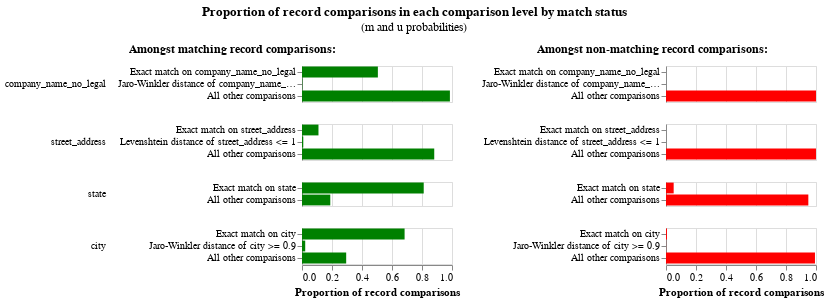

This figure's notebook cell:
### Code cell
linker.visualisations.m_u_parameters_chart()

### Figure 1 — Vega-Lite specification as saved in the notebook (floating-point values rounded to 4 significant figures)
{"config": {"view": {"continuousWidth": 300, "continuousHeight": 300, "discreteHeight": 300, "discreteWidth": 400}, "header": {"title": null}, "title": {"anchor": "middle", "offset": 10}}, "hconcat": [{"mark": "bar", "encoding": {"color": {"value": "green"}, "row": {"field": "comparison_name", "header": {"labelAlign": "left", "labelAnchor": "middle", "labelAngle": 0}, "sort": {"field": "comparison_sort_order"}, "type": "nominal"}, "tooltip": [{"field": "comparison_name", "title": "Comparison name", "type": "nominal"}, {"field": "label_for_charts", "title": "Label", "type": "ordinal"}, {"field": "sql_condition", "title": "SQL condition", "type": "nominal"}, {"field": "m_probability", "format": ".10~g", "title": "M probability", "type": "quantitative"}, {"field": "u_probability", "format": ".10~g", "title": "U probability", "type": "quantitative"}, {"field": "bayes_factor", "format": ",.6f", "title": "Bayes factor = m/u", "type": "quantitative"}, {"field": "log2_bayes_factor", "format": ".4~g", "title": "Match weight = log2(m/u)", "type": "quantitative"}, {"field": "bayes_factor_description", "title": "Match weight description", "type": "nominal"}, {"field": "m_probability_description", "title": "m probability description", "type": "nominal"}, {"field": "u_probability_description", "title": "u probability description", "type": "nominal"}], "x": {"axis": {"title": "Proportion of record comparisons"}, "field": "m_probability", "type": "quantitative"}, "y": {"axis": {"title": null}, "field": "label_for_charts", "sort": {"field": "comparison_vector_value", "order": "descending"}, "type": "nominal"}}, "height": {"step": 12}, "resolve": {"scale": {"y": "independent"}}, "title": {"text": "Amongst matching record comparisons:", "fontSize": 12, "fontWeight": "bold"}, "transform": [{"filter": "(datum.bayes_factor != 'no-op filter due to vega lite issue 4680')"}], "width": 150}, {"mark": "bar", "encoding": {"color": {"value": "red"}, "row": {"field": "comparison_name", "header": {"labels": false}, "sort": {"field": "comparison_sort_order"}, "type": "nominal"}, "tooltip": [{"field": "comparison_name", "title": "Comparison name", "type": "nominal"}, {"field": "label_for_charts", "title": "Label", "type": "ordinal"}, {"field": "sql_condition", "title": "SQL condition", "type": "nominal"}, {"field": "m_probability", "format": ".10~g", "title": "M probability", "type": "quantitative"}, {"field": "u_probability", "format": ".10~g", "title": "U probability", "type": "quantitative"}, {"field": "bayes_factor", "format": ",.6f", "title": "Bayes factor = m/u", "type": "quantitative"}, {"field": "log2_bayes_factor", "format": ".4~g", "title": "Match weight = log2(m/u)", "type": "quantitative"}, {"field": "bayes_factor_description", "title": "Match weight description", "type": "nominal"}, {"field": "m_probability_description", "title": "m probability description", "type": "nominal"}, {"field": "u_probability_description", "title": "u probability description", "type": "nominal"}], "x": {"axis": {"title": "Proportion of record comparisons"}, "field": "u_probability", "type": "quantitative"}, "y": {"axis": {"title": null}, "field": "label_for_charts", "sort": {"field": "comparison_vector_value", "order": "descending"}, "type": "nominal"}}, "height": {"step": 12}, "resolve": {"scale": {"y": "independent"}}, "title": {"text": "Amongst non-matching record comparisons:", "fontSize": 12, "fontWeight": "bold"}, "transform": [{"filter": "(datum.bayes_factor != 'no-op filter2 due to vega lite issue 4680')"}], "width": 150}], "data": {"name": "data-dc74bccc7251002cb1499c8a0408d184"}, "title": {"text": "Proportion of record comparisons in each comparison level by match status", "subtitle": "(m and u probabilities)"}, "$schema": "https://vega.github.io/schema/vega-lite/v5.9.3.json", "datasets": {"data-dc74bccc7251002cb1499c8a0408d184": [{"comparison_name": "company_name_no_legal", "sql_condition": "\"company_name_no_legal_l\" = \"company_name_no_legal_r\"", "label_for_charts": "Exact match on company_name_no_legal", "m_probability": 0.5058, "u_probability": 7.756e-07, "m_probability_description": "Amongst matching record comparisons, 50.58% of records (i.e. one in 1.977) are in the exact match on company_name_no_legal comparison level", "u_probability_description": "Amongst non-matching record comparisons, 7.756e-05% of records (i.e. one in 1,289,362) are in the exact match on company_name_no_legal comparison level", "has_tf_adjustments": true, "tf_adjustment_column": "company_name_no_legal", "tf_adjustment_weight": 1.0, "is_null_level": false, "bayes_factor": 652200.0, "log2_bayes_factor": 19.31, "comparison_vector_value": 2, "max_comparison_vector_value": 2, "bayes_factor_description": "If comparison level is `exact match on company_name_no_legal` then comparison is 652,179 times more likely to be a match", "probability_two_random_records_match": 2.374e-06, "comparison_sort_order": 0}, {"comparison_name": "company_name_no_legal", "sql_condition": "jaro_winkler_similarity(\"company_name_no_legal_l\", \"company_name_no_legal_r\") >= 0.95", "label_for_charts": "Jaro-Winkler distance of company_name_no_legal >= 0.95", "m_probability": 0.002325, "u_probability": 4.077e-07, "m_probability_description": "Amongst matching record comparisons, 0.2325% of records (i.e. one in 430) are in the jaro-winkler distance of company_name_no_legal >= 0.95 comparison level", "u_probability_description": "Amongst non-matching record comparisons, 4.077e-05% of records (i.e. one in 2,452,933) are in the jaro-winkler distance of company_name_no_legal >= 0.95 comparison level", "has_tf_adjustments": false, "tf_adjustment_column": null, "tf_adjustment_weight": 1.0, "is_null_level": false, "bayes_factor": 5704.0, "log2_bayes_factor": 12.48, "comparison_vector_value": 1, "max_comparison_vector_value": 2, "bayes_factor_description": "If comparison level is `jaro-winkler distance of company_name_no_legal >= 0.95` then comparison is 5,704 times more likely to be a match", "probability_two_random_records_match": 2.374e-06, "comparison_sort_order": 0}, {"comparison_name": "company_name_no_legal", "sql_condition": "ELSE", "label_for_charts": "All other comparisons", "m_probability": 0.986, "u_probability": 1.0, "m_probability_description": "Amongst matching record comparisons, 98.6% of records (i.e. one in 1.014) are in the all other comparisons comparison level", "u_probability_description": "Amongst non-matching record comparisons, 100% of records (i.e. one in 1) are in the all other comparisons comparison level", "has_tf_adjustments": false, "tf_adjustment_column": null, "tf_adjustment_weight": 1.0, "is_null_level": false, "bayes_factor": 0.986, "log2_bayes_factor": -0.02027, "comparison_vector_value": 0, "max_comparison_vector_value": 2, "bayes_factor_description": "If comparison level is `all other comparisons` then comparison is 1.014 times less likely to be a match", "probability_two_random_records_match": 2.374e-06, "comparison_sort_order": 0}, {"comparison_name": "street_address", "sql_condition": "\"street_address_l\" = \"street_address_r\"", "label_for_charts": "Exact match on street_address", "m_probability": 0.1098, "u_probability": 1.162e-05, "m_probability_description": "Amongst matching record comparisons, 10.98% of records (i.e. one in 9.103) are in the exact match on street_address comparison level", "u_probability_description": "Amongst non-matching record comparisons, 0.001162% of records (i.e. one in 86,031) are in the exact match on street_address comparison level", "has_tf_adjustments": true, "tf_adjustment_column": "street_address", "tf_adjustment_weight": 1.0, "is_null_level": false, "bayes_factor": 9450.0, "log2_bayes_factor": 13.21, "comparison_vector_value": 2, "max_comparison_vector_value": 2, "bayes_factor_description": "If comparison level is `exact match on street_address` then comparison is 9,450 times more likely to be a match", "probability_two_random_records_match": 2.374e-06, "comparison_sort_order": 1}, {"comparison_name": "street_address", "sql_condition": "levenshtein(\"street_address_l\", \"street_address_r\") <= 1", "label_for_charts": "Levenshtein distance of street_address <= 1", "m_probability": 0.008523, "u_probability": 2.002e-05, "m_probability_description": "Amongst matching record comparisons, 0.8523% of records (i.e. one in 117) are in the levenshtein distance of street_address <= 1 comparison level", "u_probability_description": "Amongst non-matching record comparisons, 0.002002% of records (i.e. one in 49,960) are in the levenshtein distance of street_address <= 1 comparison level", "has_tf_adjustments": false, "tf_adjustment_column": null, "tf_adjustment_weight": 1.0, "is_null_level": false, "bayes_factor": 425.8, "log2_bayes_factor": 8.734, "comparison_vector_value": 1, "max_comparison_vector_value": 2, "bayes_factor_description": "If comparison level is `levenshtein distance of street_address <= 1` then comparison is 426 times more likely to be a match", "probability_two_random_records_match": 2.374e-06, "comparison_sort_order": 1}, {"comparison_name": "street_address", "sql_condition": "ELSE", "label_for_charts": "All other comparisons", "m_probability": 0.8816, "u_probability": 1.0, "m_probability_description": "Amongst matching record comparisons, 88.16% of records (i.e. one in 1.134) are in the all other comparisons comparison level", "u_probability_description": "Amongst non-matching record comparisons, 100% of records (i.e. one in 1) are in the all other comparisons comparison level", "has_tf_adjustments": false, "tf_adjustment_column": null, "tf_adjustment_weight": 1.0, "is_null_level": false, "bayes_factor": 0.8817, "log2_bayes_factor": -0.1817, "comparison_vector_value": 0, "max_comparison_vector_value": 2, "bayes_factor_description": "If comparison level is `all other comparisons` then comparison is 1.134 times less likely to be a match", "probability_two_random_records_match": 2.374e-06, "comparison_sort_order": 1}, {"comparison_name": "state", "sql_condition": "\"state_l\" = \"state_r\"", "label_for_charts": "Exact match on state", "m_probability": 0.8114, "u_probability": 0.05112, "m_probability_description": "Amongst matching record comparisons, 81.14% of records (i.e. one in 1.232) are in the exact match on state comparison level", "u_probability_description": "Amongst non-matching record comparisons, 5.112% of records (i.e. one in 19.56) are in the exact match on state comparison level", "has_tf_adjustments": true, "tf_adjustment_column": "state", "tf_adjustment_weight": 1.0, "is_null_level": false, "bayes_factor": 15.87, "log2_bayes_factor": 3.989, "comparison_vector_value": 1, "max_comparison_vector_value": 1, "bayes_factor_description": "If comparison level is `exact match on state` then comparison is 15.87 times more likely to be a match", "probability_two_random_records_match": 2.374e-06, "comparison_sort_order": 2}, {"comparison_name": "state", "sql_condition": "ELSE", "label_for_charts": "All other comparisons", "m_probability": 0.1886, "u_probability": 0.9489, "m_probability_description": "Amongst matching record comparisons, 18.86% of records (i.e. one in 5.304) are in the all other comparisons comparison level", "u_probability_description": "Amongst non-matching record comparisons, 94.89% of records (i.e. one in 1.054) are in the all other comparisons comparison level", "has_tf_adjustments": false, "tf_adjustment_column": null, "tf_adjustment_weight": 1.0, "is_null_level": false, "bayes_factor": 0.1987, "log2_bayes_factor": -2.331, "comparison_vector_value": 0, "max_comparison_vector_value": 1, "bayes_factor_description": "If comparison level is `all other comparisons` then comparison is 5.032 times less likely to be a match", "probability_two_random_records_match": 2.374e-06, "comparison_sort_order": 2}, {"comparison_name": "city", "sql_condition": "\"city_l\" = \"city_r\"", "label_for_charts": "Exact match on city", "m_probability": 0.684, "u_probability": 0.006331, "m_probability_description": "Amongst matching record comparisons, 68.4% of records (i.e. one in 1.462) are in the exact match on city comparison level", "u_probability_description": "Amongst non-matching record comparisons, 0.6331% of records (i.e. one in 158) are in the exact match on city comparison level", "has_tf_adjustments": true, "tf_adjustment_column": "city", "tf_adjustment_weight": 1.0, "is_null_level": false, "bayes_factor": 108.0, "log2_bayes_factor": 6.755, "comparison_vector_value": 2, "max_comparison_vector_value": 2, "bayes_factor_description": "If comparison level is `exact match on city` then comparison is 108 times more likely to be a match", "probability_two_random_records_match": 2.374e-06, "comparison_sort_order": 3}, {"comparison_name": "city", "sql_condition": "jaro_winkler_similarity(\"city_l\", \"city_r\") >= 0.9", "label_for_charts": "Jaro-Winkler distance of city >= 0.9", "m_probability": 0.02146, "u_probability": 0.0005131, "m_probability_description": "Amongst matching record comparisons, 2.146% of records (i.e. one in 46.6) are in the jaro-winkler distance of city >= 0.9 comparison level", "u_probability_description": "Amongst non-matching record comparisons, 0.05131% of records (i.e. one in 1,949) are in the jaro-winkler distance of city >= 0.9 comparison level", "has_tf_adjustments": false, "tf_adjustment_column": null, "tf_adjustment_weight": 1.0, "is_null_level": false, "bayes_factor": 41.82, "log2_bayes_factor": 5.386, "comparison_vector_value": 1, "max_comparison_vector_value": 2, "bayes_factor_description": "If comparison level is `jaro-winkler distance of city >= 0.9` then comparison is 41.82 times more likely to be a match", "probability_two_random_records_match": 2.374e-06, "comparison_sort_order": 3}, {"comparison_name": "city", "sql_condition": "ELSE", "label_for_charts": "All other comparisons", "m_probability": 0.2946, "u_probability": 0.9932, "m_probability_description": "Amongst matching record comparisons, 29.46% of records (i.e. one in 3.395) are in the all other comparisons comparison level", "u_probability_description": "Amongst non-matching record comparisons, 99.32% of records (i.e. one in 1.007) are in the all other comparisons comparison level", "has_tf_adjustments": false, "tf_adjustment_column": null, "tf_adjustment_weight": 1.0, "is_null_level": false, "bayes_factor": 0.2966, "log2_bayes_factor": -1.753, "comparison_vector_value": 0, "max_comparison_vector_value": 2, "bayes_factor_description": "If comparison level is `all other comparisons` then comparison is 3.372 times less likely to be a match", "probability_two_random_records_match": 2.374e-06, "comparison_sort_order": 3}]}}
